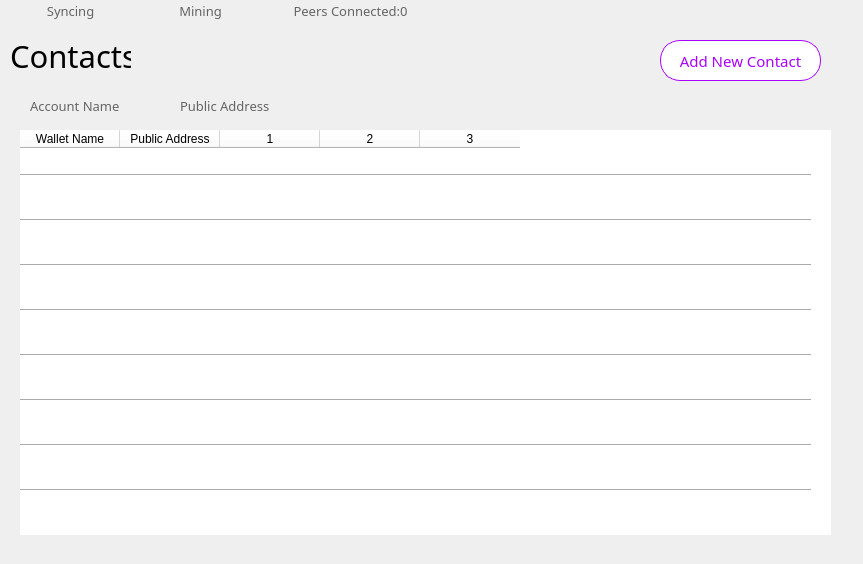
   <widget class="QWidget" name="p4">
    <widget class="QLabel" name="label_17">
     <property name="geometry">
      <rect>
       <x>10</x>
       <y>30</y>
       <width>121</width>
       <height>51</height>
      </rect>
     </property>
     <property name="font">
      <font>
       <family>等线</family>
       <pointsize>23</pointsize>
      </font>
     </property>
     <property name="text">
      <string>Contacts</string>
     </property>
    </widget>
    <widget class="QToolButton" name="toolButton_24">
     <property name="geometry">
      <rect>
       <x>270</x>
       <y>0</y>
       <width>151</width>
       <height>21</height>
      </rect>
     </property>
     <property name="font">
      <font>
       <family>微软雅黑 Light</family>
       <pointsize>10</pointsize>
      </font>
     </property>
     <property name="styleSheet">
      <string notr="true">border:0px;
color: rgb(100, 100, 100);</string>
     </property>
     <property name="text">
      <string>   Peers Connected:0</string>
     </property>
     <property name="icon">
      <iconset>
       <normaloff>pic/tubiaoer.png</normaloff>pic/tubiaoer.png</iconset>
     </property>
     <property name="toolButtonStyle">
      <enum>Qt::ToolButtonTextBesideIcon</enum>
     </property>
    </widget>
    <widget class="QToolButton" name="toolButton_25">
     <property name="geometry">
      <rect>
       <x>0</x>
       <y>0</y>
       <width>131</width>
       <height>21</height>
      </rect>
     </property>
     <property name="font">
      <font>
       <family>微软雅黑 Light</family>
       <pointsize>10</pointsize>
      </font>
     </property>
     <property name="styleSheet">
      <string notr="true">border:0px;
color: rgb(100, 100, 100);</string>
     </property>
     <property name="text">
      <string>   Syncing</string>
     </property>
     <property name="icon">
      <iconset>
       <normaloff>pic/grayqukuai.png</normaloff>pic/grayqukuai.png</iconset>
     </property>
     <property name="toolButtonStyle">
      <enum>Qt::ToolButtonTextBesideIcon</enum>
     </property>
    </widget>
    <widget class="QToolButton" name="toolButton_26">
     <property name="geometry">
      <rect>
       <x>130</x>
       <y>0</y>
       <width>131</width>
       <height>21</height>
      </rect>
     </property>
     <property name="font">
      <font>
       <family>微软雅黑 Light</family>
       <pointsize>10</pointsize>
      </font>
     </property>
     <property name="styleSheet">
      <string notr="true">border:0px;
color: rgb(100, 100, 100);</string>
     </property>
     <property name="text">
      <string>   Mining</string>
     </property>
     <property name="icon">
      <iconset>
       <normaloff>pic/graymining.png</normaloff>pic/graymining.png</iconset>
     </property>
     <property name="toolButtonStyle">
      <enum>Qt::ToolButtonTextBesideIcon</enum>
     </property>
    </widget>
    <widget class="QPushButton" name="pushButton_38">
     <property name="geometry">
      <rect>
       <x>660</x>
       <y>40</y>
       <width>161</width>
       <height>41</height>
      </rect>
     </property>
     <property name="font">
      <font>
       <family>微软雅黑 Light</family>
       <pointsize>11</pointsize>
      </font>
     </property>
     <property name="cursor">
      <cursorShape>PointingHandCursor</cursorShape>
     </property>
     <property name="focusPolicy">
      <enum>Qt::NoFocus</enum>
     </property>
     <property name="styleSheet">
      <string notr="true">border-width: 1px;

border-color: rgb(170, 0, 255);
background-color: rgb(255, 255, 255);
color: rgb(170, 0, 255);
border-radius:20px;
border-style:solid; 
</string>
     </property>
     <property name="text">
      <string>Add New Contact</string>
     </property>
     <property name="flat">
      <bool>true</bool>
     </property>
    </widget>
    <widget class="QLabel" name="label_54">
     <property name="geometry">
      <rect>
       <x>30</x>
       <y>90</y>
       <width>91</width>
       <height>31</height>
      </rect>
     </property>
     <property name="font">
      <font>
       <family>等线</family>
       <pointsize>10</pointsize>
      </font>
     </property>
     <property name="styleSheet">
      <string notr="true">color: rgb(100, 100, 100);</string>
     </property>
     <property name="text">
      <string>Account Name</string>
     </property>
    </widget>
    <widget class="QLabel" name="label_55">
     <property name="geometry">
      <rect>
       <x>180</x>
       <y>90</y>
       <width>91</width>
       <height>31</height>
      </rect>
     </property>
     <property name="font">
      <font>
       <family>等线</family>
       <pointsize>10</pointsize>
      </font>
     </property>
     <property name="styleSheet">
      <string notr="true">color: rgb(100, 100, 100);</string>
     </property>
     <property name="text">
      <string>Public Address</string>
     </property>
    </widget>
    <widget class="QLabel" name="label_31">
     <property name="geometry">
      <rect>
       <x>3</x>
       <y>120</y>
       <width>851</width>
       <height>435</height>
      </rect>
     </property>
     <property name="text">
      <string/>
     </property>
     <property name="pixmap">
      <pixmap>pic/chart.png</pixmap>
     </property>
     <property name="scaledContents">
      <bool>true</bool>
     </property>
    </widget>
    <widget class="QTableWidget" name="ContactsT">
     <property name="geometry">
      <rect>
       <x>20</x>
       <y>130</y>
       <width>811</width>
       <height>405</height>
      </rect>
     </property>
     <property name="styleSheet">
      <string notr="true">border:0px;
background-color: rgb(255, 255, 255);</string>
     </property>
     <column>
      <property name="text">
       <string>Wallet Name</string>
      </property>
     </column>
     <column>
      <property name="text">
       <string>Public Address</string>
      </property>
     </column>
     <column>
      <property name="text">
       <string>1</string>
      </property>
     </column>
     <column>
      <property name="text">
       <string>2</string>
      </property>
     </column>
     <column>
      <property name="text">
       <string>3</string>
      </property>
     </column>
    </widget>
    <widget class="Line" name="line_16">
     <property name="geometry">
      <rect>
       <x>20</x>
       <y>165</y>
       <width>791</width>
       <height>21</height>
      </rect>
     </property>
     <property name="styleSheet">
      <string notr="true">background-color: rgb(255, 255, 255);</string>
     </property>
     <property name="orientation">
      <enum>Qt::Horizontal</enum>
     </property>
    </widget>
    <widget class="Line" name="line_35">
     <property name="geometry">
      <rect>
       <x>20</x>
       <y>345</y>
       <width>791</width>
       <height>21</height>
      </rect>
     </property>
     <property name="styleSheet">
      <string notr="true">background-color: rgb(255, 255, 255);</string>
     </property>
     <property name="orientation">
      <enum>Qt::Horizontal</enum>
     </property>
    </widget>
    <widget class="Line" name="line_54">
     <property name="geometry">
      <rect>
       <x>20</x>
       <y>390</y>
       <width>791</width>
       <height>21</height>
      </rect>
     </property>
     <property name="styleSheet">
      <string notr="true">background-color: rgb(255, 255, 255);</string>
     </property>
     <property name="orientation">
      <enum>Qt::Horizontal</enum>
     </property>
    </widget>
    <widget class="Line" name="line_55">
     <property name="geometry">
      <rect>
       <x>20</x>
       <y>210</y>
       <width>791</width>
       <height>21</height>
      </rect>
     </property>
     <property name="styleSheet">
      <string notr="true">background-color: rgb(255, 255, 255);</string>
     </property>
     <property name="orientation">
      <enum>Qt::Horizontal</enum>
     </property>
    </widget>
    <widget class="Line" name="line_56">
     <property name="geometry">
      <rect>
       <x>20</x>
       <y>435</y>
       <width>791</width>
       <height>21</height>
      </rect>
     </property>
     <property name="styleSheet">
      <string notr="true">background-color: rgb(255, 255, 255);</string>
     </property>
     <property name="orientation">
      <enum>Qt::Horizontal</enum>
     </property>
    </widget>
    <widget class="Line" name="line_57">
     <property name="geometry">
      <rect>
       <x>20</x>
       <y>255</y>
       <width>791</width>
       <height>21</height>
      </rect>
     </property>
     <property name="styleSheet">
      <string notr="true">background-color: rgb(255, 255, 255);</string>
     </property>
     <property name="orientation">
      <enum>Qt::Horizontal</enum>
     </property>
    </widget>
    <widget class="Line" name="line_58">
     <property name="geometry">
      <rect>
       <x>20</x>
       <y>300</y>
       <width>791</width>
       <height>21</height>
      </rect>
     </property>
     <property name="styleSheet">
      <string notr="true">background-color: rgb(255, 255, 255);</string>
     </property>
     <property name="orientation">
      <enum>Qt::Horizontal</enum>
     </property>
    </widget>
    <widget class="Line" name="line_59">
     <property name="geometry">
      <rect>
       <x>20</x>
       <y>480</y>
       <width>791</width>
       <height>21</height>
      </rect>
     </property>
     <property name="styleSheet">
      <string notr="true">background-color: rgb(255, 255, 255);</string>
     </property>
     <property name="orientation">
      <enum>Qt::Horizontal</enum>
     </property>
    </widget>
   </widget>
